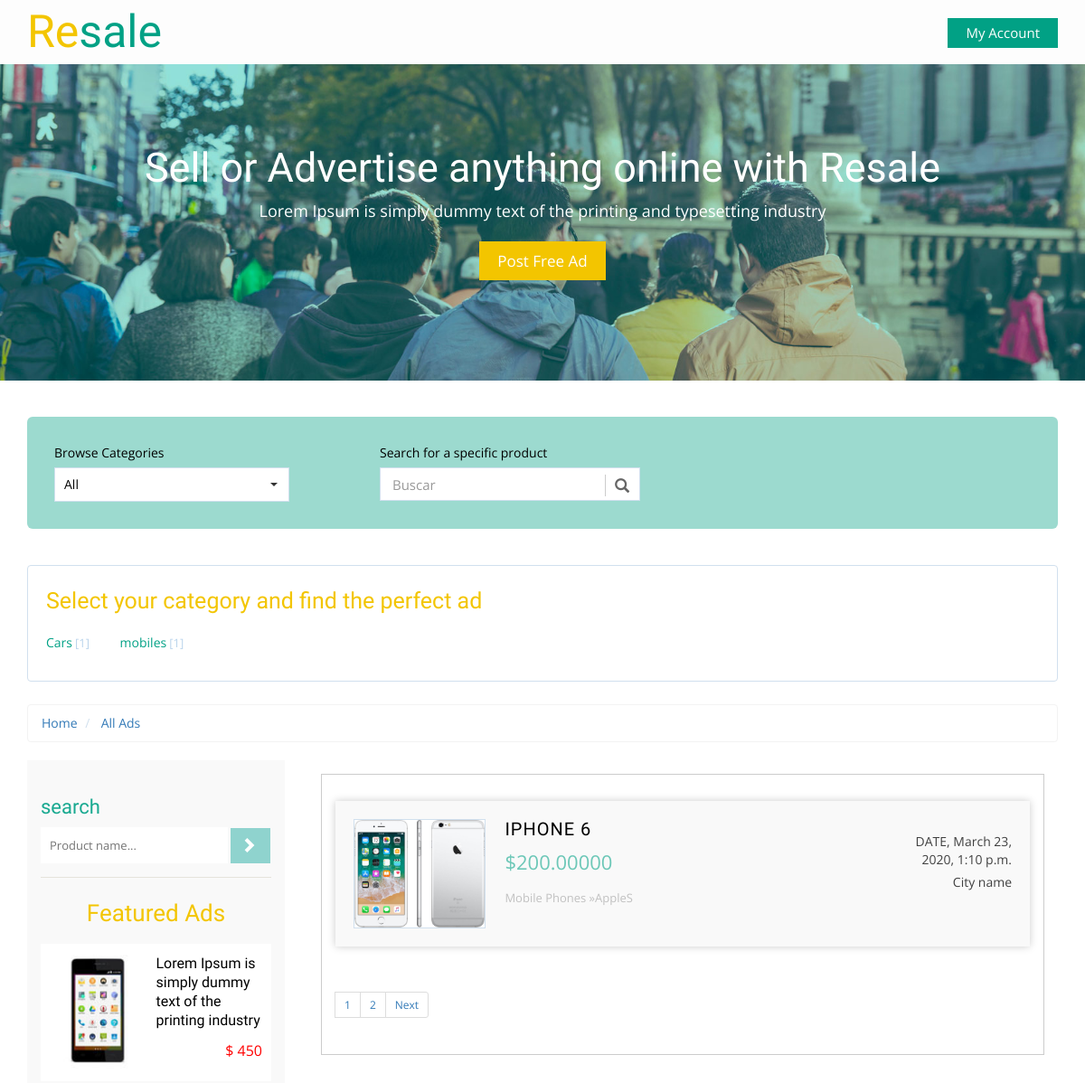
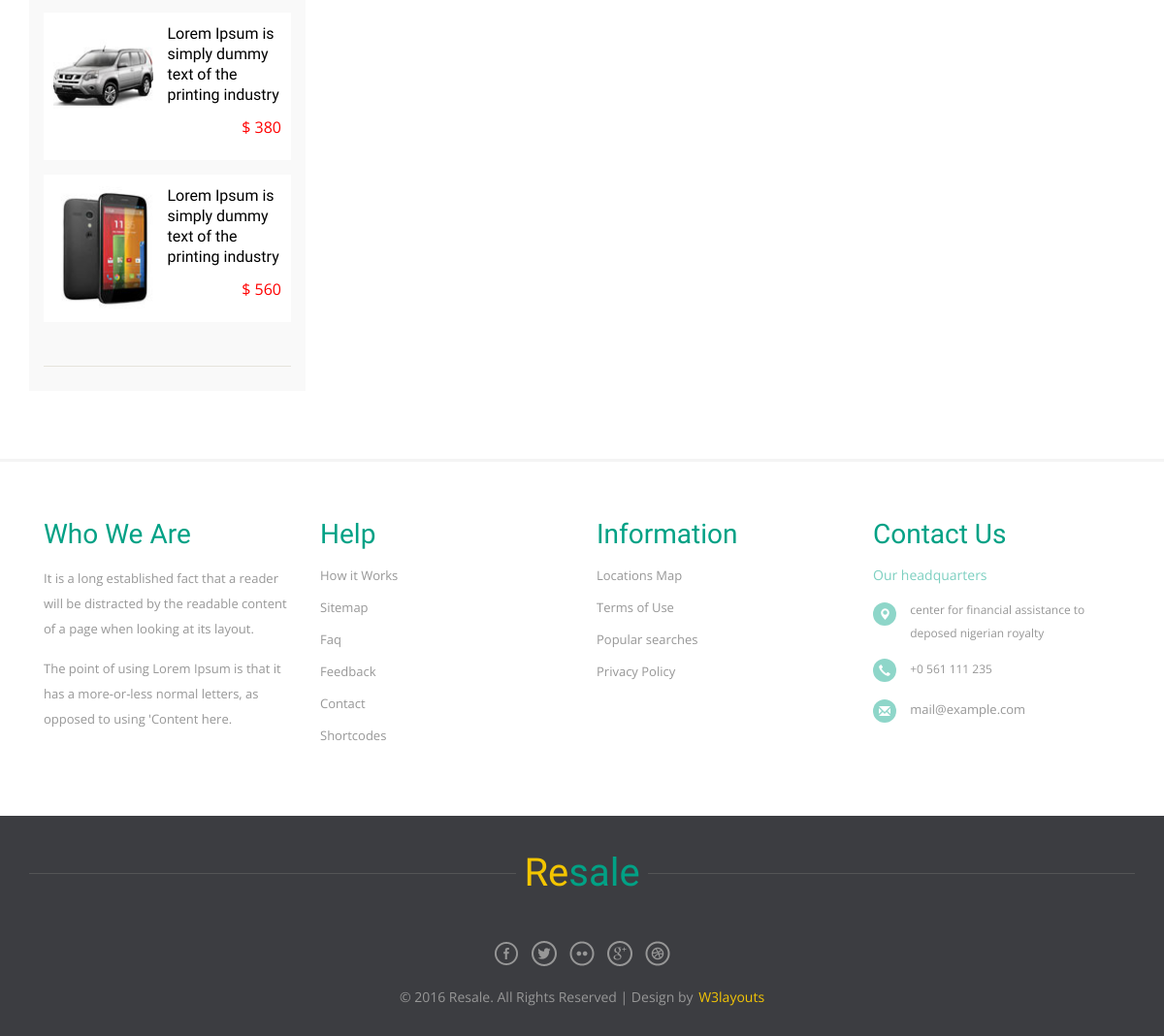
Screenshot of /products/ with the database file from the repository (2 pictures, top to bottom).
### product/models.py (models this page shows, shortened)
class Category(models.Model) :
    category_name = models.CharField(max_length=50)
    image = models.ImageField(upload_to='category/' , blank = True , null = True)
    slug =  models.SlugField(blank=True , null= True)
    class Meta :
        verbose_name = 'category'
        verbose_name_plural = 'categories'
    def __str__(self):
        return self.category_name   # showing product category_name

class Product(models.Model) :
    CONDITION_TYPE = (
        ("New","New"),
        ("Used","Used")
    )
    name = models.CharField(max_length=100)
    owner = models.ForeignKey(User , on_delete=models.CASCADE)
    description = models.TextField(max_length=500)
    condition = models.CharField(max_length=100 , choices=CONDITION_TYPE)
    category = models.ForeignKey('Category' , on_delete=models.SET_NULL , null=True)
    brand = models.ForeignKey('Brand' , on_delete=models.SET_NULL , null=True)
    price = models.DecimalField(max_digits=10,decimal_places=5)
    image =models.ImageField(upload_to='main_product/' , blank=True ,null=True)
    created = models.DateTimeField(default=timezone.now)
    slug =  models.SlugField(blank=True , null= True)

class Brand(models.Model) :
    brand_name = models.CharField(max_length=50)
    class Meta :
        verbose_name = 'brand'
        verbose_name_plural = 'brands'
    def __str__(self):
        return self.brand_name   # showing product brand_name

### product/views.py (the view, shortened to what this page needs)
# urls.py: path('' , views.productlist , name = 'product_list') ,
def productlist(request , category_slug = None):
    category = None
    productlist = Product.objects.all()
    categorylist = Category.objects.annotate(total_products = Count('product') )
    if category_slug :
        category = get_object_or_404(Category , slug=category_slug)
        productlist = productlist.filter(category = category)
    search_query = request.GET.get("q")
    paginator = Paginator(productlist, 1) # Show 25 contacts per page.
    page_number = request.GET.get('page')
    productlist = paginator.get_page(page_number)
    template ='Product/product_list.html'
    context = {'product_list' : productlist , 'category_list' : categorylist , 'category' : category }
    return render(request , template , context)

### product/templates/Product/product_list.html (shortened to what this page needs)
{% extends 'base.html' %}
{% block body %}
	<div class="total-ads main-grid-border">
		<div class="container">
			<div class="select-box">
				<div class="browse-category ads-list">
					<label>Browse Categories</label>
					<select class="selectpicker show-tick" data-live-search="true">
					  <option data-tokens="Mobiles">All</option>
					</select>
				</div>
				<div class="search-product ads-list">
					<label>Search for a specific product</label>
					<div class="search">
						<div id="custom-search-input">
						<div class="input-group">
							<input type="text" class="form-control input-lg" placeholder="Buscar" />
							<span class="input-group-btn">
								<button class="btn btn-info btn-lg" type="button">
									<i class="glyphicon glyphicon-search"></i>
								</button>
							</span>
						</div>
					</div>
					</div>
				</div>
			</div>
			<div class="all-categories">
				<h3> Select your category and find the perfect ad</h3>
				<ul class="all-cat-list">
					{% for category in category_list %}
						<li><a href="{% url 'products:product_list_category' category.slug %}">{{category}}<span class="num-of-ads">[{{category.total_products}}]</span></a></li>
					{% endfor %}
				</ul>
			</div>
			<ol class="breadcrumb" style="margin-bottom: 5px;">
				<li><a href="index.html">Home</a></li>
				<li class="active"><a href="{% url 'products:product_list' %}"> All Ads </a> </li>
			</ol>
			<div class="ads-grid">
				<div class="side-bar col-md-3">
					<div class="search-hotel">
					<h3 class="sear-head">search</h3>
					<form method="GET" action="{% url 'products:product_list' %}">
						<input type="text" placeholder="Product name..." name="q"  required="">
						<input type="submit" value=" ">
					</form>
				</div>
				<div class="featured-ads">
					<h2 class="sear-head fer">Featured Ads</h2>
					<div class="featured-ad">
						<a href="single.html">
							<div class="featured-ad-left">
								<img src="images/f1.jpg" title="ad image" alt="" />
							</div>
							<div class="featured-ad-right">
								<h4>Lorem Ipsum is simply dummy text of the printing industry</h4>
								<p>$ 450</p>
							</div>
							<div class="clearfix"></div>
						</a>
					</div>
					<div class="featured-ad">
						<a href="single.html">
							<div class="featured-ad-left">
								<img src="images/f2.jpg" title="ad image" alt="" />
							</div>
							<div class="featured-ad-right">
								<h4>Lorem Ipsum is simply dummy text of the printing industry</h4>
								<p>$ 380</p>
							</div>
							<div class="clearfix"></div>
						</a>
					</div>
					<div class="featured-ad">
						<a href="single.html">
							<div class="featured-ad-left">
								<img src="images/f3.jpg" title="ad image" alt="" />
							</div>
							<div class="featured-ad-right">
								<h4>Lorem Ipsum is simply dummy text of the printing industry</h4>
								<p>$ 560</p>
							</div>
							<div class="clearfix"></div>
						</a>
					</div>
				</div>
				</div>
				<div class="ads-display col-md-9">
					<div class="wrapper">
					<div class="bs-example bs-example-tabs" role="tabpanel" data-example-id="togglable-tabs">
					  <div id="myTabContent" class="tab-content">
						<div role="tabpanel" class="tab-pane fade in active" id="home" aria-labelledby="home-tab">
						   <div>
												<div id="container">
							<ul class="list">
								{% for product in product_list %}
									<a href="{% url 'products:product_detail' product.slug %}">
										<li>
										<img src="{{product.image.url}}" title="" alt="" />
										<section class="list-left">
										<h5 class="title">{{product.name}}</h5>
										<span class="adprice">${{product.price}}</span>
										<p class="catpath">Mobile Phones »{{product.brand}}</p>
										</section>
										<section class="list-right">
										<span class="date">DATE, {{product.created}}</span>
										<span class="cityname">City name</span>
										</section>
										<div class="clearfix"></div>
										</li>
									</a>
								{% endfor %}
							</ul>
						</div>
							</div>
						</div>
						{% if product_list.has_other_pages %}
							<ul class="pagination pagination-sm">
								{% for pages in product_list.paginator.page_range %}
									{% if product_list.number == pages %}
										<li><a href="#">{{pages}}</a></li>
									{% else %}
										<li><a href="?page={{pages}}">{{pages}}</a></li>
									{% endif %}
								{% endfor %}
								{% if product_list.has_next %}
									<li><a href="?page={{ product_list.next_page_number }}">Next</a></li>
								{% else %}
									<li class="disabled"></li>
								{% endif%}
							</ul>
						{% endif %}
					  </div>
					</div>
				</div>
				</div>
				<div class="clearfix"></div>
			</div>
		</div>
	</div>
{% endblock body %}

### rows the page displays
Category: category_name "Cars", total_products "1"
Category: category_name "mobiles", total_products "1"
Product: image (picture), name "IPHONE 6", price "200.00000", brand "AppleS", created "March 23, 2020, 1:10 p.m."

### other values shown
{{ pages }} "1"
{{ pages }} "2"
